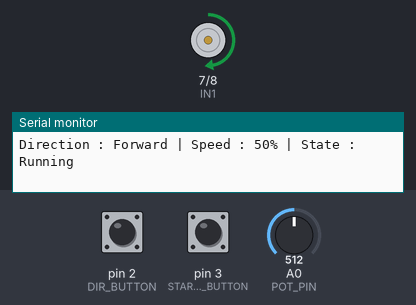
The sketch below on a simulated Arduino Uno, built with avr-gcc and run on an emulated ATmega328P. Shown: motor-driver pin pairs drawn as motors (green arrow = first pin HIGH = forward, orange = second pin HIGH = backward, longer = more drive, scaled by the enable pin), the last lines printed to the serial monitor. The test bench sets the inputs (shaded band); at power-on: A0 (POT_PIN) = 512, pin 2 (DIR_BUTTON) HIGH, pin 3 (START_STOP_BUTTON) HIGH.

Above: at 1.2 s.
1.3 s: A0 (POT_PIN) set to 1023
At 1.9 s:
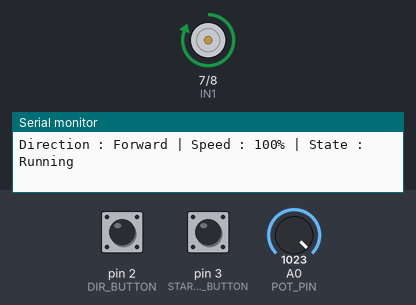
2.9 s: pin 2 (DIR_BUTTON) pulled LOW for 0.25 s
At 3.3 s:
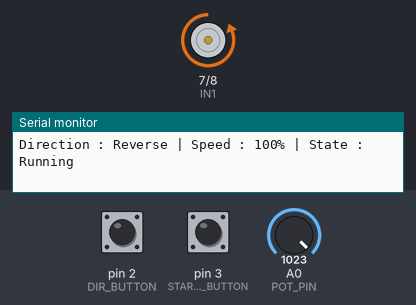
4.6 s: pin 3 (START_STOP_BUTTON) pulled LOW for 0.25 s
At 5.9 s:
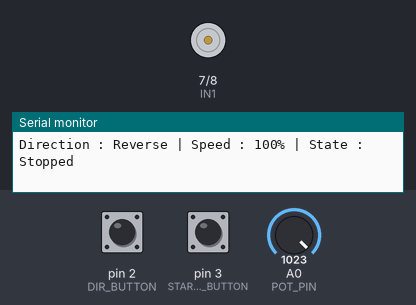
6.3 s: pin 2 (DIR_BUTTON) pulled LOW for 1 s
8.8 s: pin 3 (START_STOP_BUTTON) pulled LOW for 1 s
At 9.8 s:
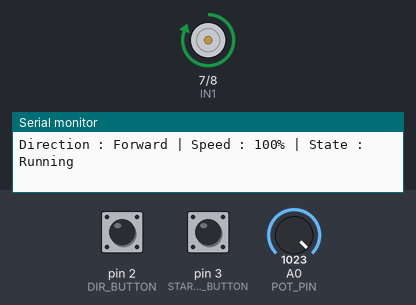
11.3 s: A0 (POT_PIN) set to 1004
At 12.2 s:
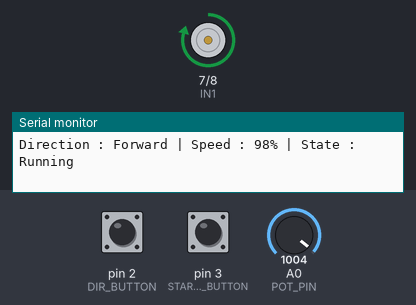
Timing chart, 0 to 14.3 s (numbered marks = the images above; inputs shaded):
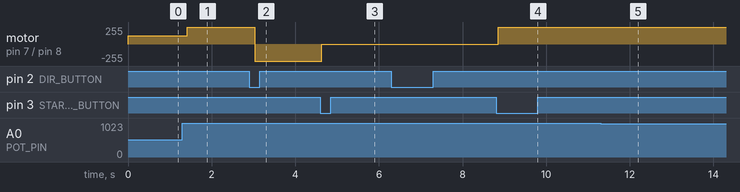

The sketch:

dc_motor_control.ino
```cpp
/*
=========================================================
Project : DC Motor Control using L298N Driver
Author  : Lakshay Sharma

Description:
This project controls a DC motor using an L298N Motor Driver.

Features:
1. Potentiometer controls motor speed (0-255 PWM).
2. Button 1 changes motor direction
   (Forward <-> Reverse).
3. Button 2 starts/stops the motor.
4. Serial Monitor displays:
   - Direction
   - Speed (%)
   - Motor State
=========================================================
*/

//---------------- Pin Definitions ----------------

// L298N Pins
const int ENA = 9;     // PWM Pin
const int IN1 = 7;
const int IN2 = 8;

// Potentiometer
const int POT_PIN = A0;

// Buttons
const int DIR_BUTTON = 2;
const int START_STOP_BUTTON = 3;

//---------------- Variables ----------------

bool direction = true;      // true = Forward
bool motorRunning = true;

bool lastDirButton = HIGH;
bool lastStartButton = HIGH;

void setup()
{
  pinMode(IN1, OUTPUT);
  pinMode(IN2, OUTPUT);
  pinMode(ENA, OUTPUT);

  pinMode(DIR_BUTTON, INPUT_PULLUP);
  pinMode(START_STOP_BUTTON, INPUT_PULLUP);

  Serial.begin(9600);

  Serial.println("DC Motor Controller Started");
}

void loop()
{
  // Read potentiometer
  int potValue = analogRead(POT_PIN);

  // Convert to PWM value
  int pwmValue = map(potValue, 0, 1023, 0, 255);

  // Convert to percentage
  int speedPercent = map(potValue, 0, 1023, 0, 100);

  //------------- Direction Button -------------

  bool currentDirButton = digitalRead(DIR_BUTTON);

  if (lastDirButton == HIGH && currentDirButton == LOW)
  {
    direction = !direction;
  }

  lastDirButton = currentDirButton;

  //------------- Start/Stop Button -------------

  bool currentStartButton = digitalRead(START_STOP_BUTTON);

  if (lastStartButton == HIGH && currentStartButton == LOW)
  {
    motorRunning = !motorRunning;
  }

  lastStartButton = currentStartButton;

  //------------- Motor Control -------------

  if (motorRunning)
  {
    analogWrite(ENA, pwmValue);

    if (direction)
    {
      digitalWrite(IN1, HIGH);
      digitalWrite(IN2, LOW);
    }
    else
    {
      digitalWrite(IN1, LOW);
      digitalWrite(IN2, HIGH);
    }
  }
  else
  {
    analogWrite(ENA, 0);
    digitalWrite(IN1, LOW);
    digitalWrite(IN2, LOW);
  }

  //------------- Serial Monitor -------------

  Serial.print("Direction : ");

  if (direction)
    Serial.print("Forward");
  else
    Serial.print("Reverse");

  Serial.print(" | Speed : ");
  Serial.print(speedPercent);
  Serial.print("%");

  Serial.print(" | State : ");

  if (motorRunning)
    Serial.println("Running");
  else
    Serial.println("Stopped");

  delay(200);
}


/*Working
Potentiometer: Controls the motor speed from 0–255 PWM (displayed as 0–100%).
Direction Button (D2): Toggles the motor direction between Forward and Reverse.
Start/Stop Button (D3): Toggles the motor between Running and Stopped.
Serial Monitor: Continuously displays the current direction, speed percentage, and motor state.
*/
```

Measured:
- after the input at 1.3 s, motor on pin 7 (IN1) / pin 8 (IN2): forward 127/255 → forward 255/255 after 0.12 s
- after the input at 2.9 s, motor on pin 7 (IN1) / pin 8 (IN2): forward 255/255 → backward 255/255 after 0.13 s
- after the input at 4.6 s, motor on pin 7 (IN1) / pin 8 (IN2): backward 255/255 → stopped at once
- after the input at 8.8 s, motor on pin 7 (IN1) / pin 8 (IN2): stopped → forward 255/255 after 0.05 s
- after the input at 11.3 s, motor on pin 7 (IN1) / pin 8 (IN2): forward 255/255 → forward 250/255 after 0.16 s
